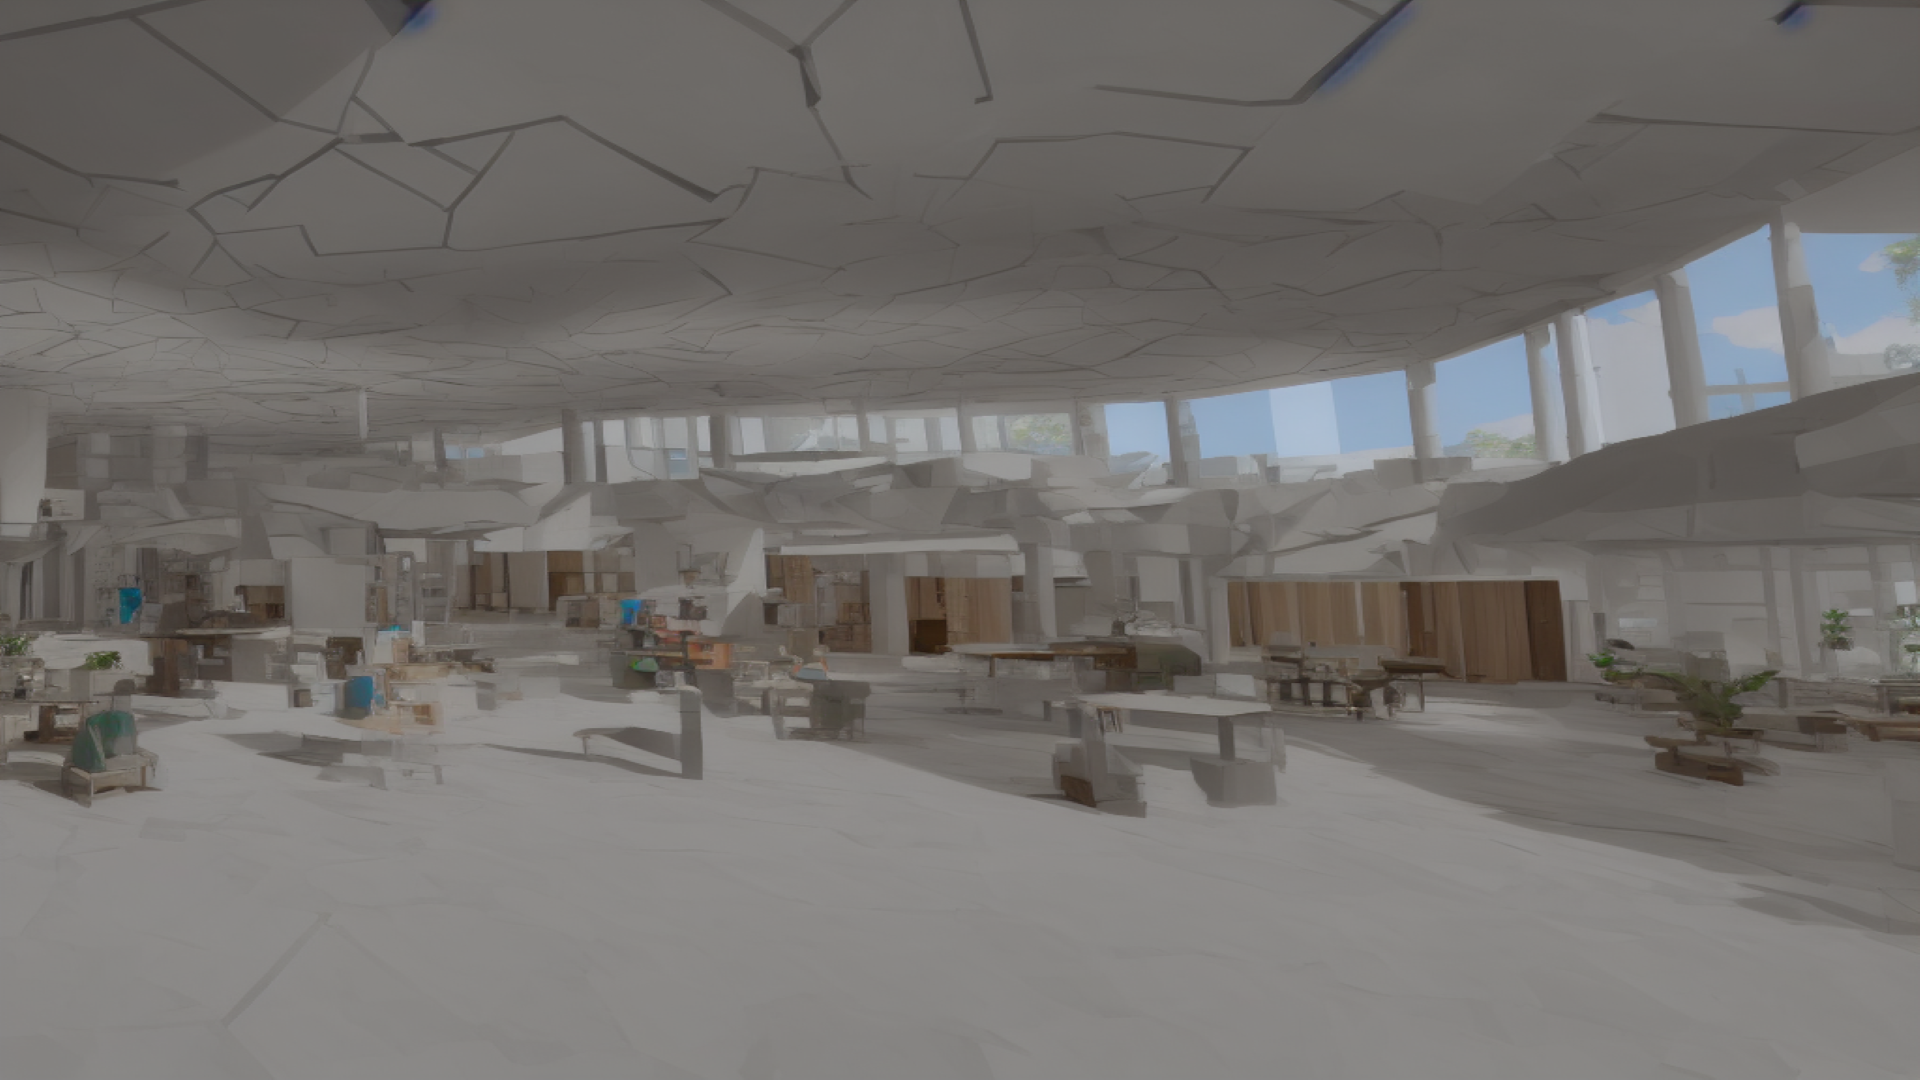

Rendered tile map (Tiled .tmx) drawn with the repository's tilesets; below, a short description and the full map source, tile grids included:
An orthogonal 24x18 tile map with 80x60 px tiles, 1 tile layer (Tile Layer 1) and 1 object.

<map version="1.9" tiledversion="1.9.2" orientation="orthogonal" renderorder="right-down" width="24" height="18" tilewidth="80" tileheight="60" infinite="0" nextlayerid="3" nextobjectid="2">
 <tileset firstgid="1" source="EduCenterFloorTileset1.tsx" />
 <layer id="1" name="Tile Layer 1" width="24" height="18">
  <data encoding="csv">
1,2,3,4,5,6,7,8,9,10,11,12,13,14,15,16,17,18,19,20,21,22,23,24,
25,26,27,28,29,30,31,32,33,34,35,36,37,38,39,40,41,42,43,44,45,46,47,48,
49,50,51,52,53,54,55,56,57,58,59,60,61,62,63,64,65,66,67,68,69,70,71,72,
73,74,75,76,77,78,79,80,81,82,83,84,85,86,87,88,89,90,91,92,93,94,95,96,
97,98,99,100,101,102,103,104,105,106,107,108,109,110,111,112,113,114,115,116,117,118,119,120,
121,122,123,124,125,126,127,128,129,130,131,132,133,134,135,136,137,138,139,140,141,142,143,144,
145,146,147,148,149,150,151,152,153,154,155,156,157,158,159,160,161,162,163,164,165,166,167,168,
169,170,171,172,173,174,175,176,177,178,179,180,181,182,183,184,185,186,187,188,189,190,191,192,
193,194,195,196,197,198,199,200,201,202,203,204,205,206,207,208,209,210,211,212,213,214,215,216,
217,218,219,220,221,222,223,224,225,226,227,228,229,230,231,232,233,234,235,236,237,238,239,240,
241,242,243,244,245,246,247,248,249,250,251,252,253,254,255,256,257,258,259,260,261,262,263,264,
265,266,267,268,269,270,271,272,273,274,275,276,277,278,279,280,281,282,283,284,285,286,287,288,
289,290,291,292,293,294,295,296,297,298,299,300,301,302,303,304,305,306,307,308,309,310,311,312,
313,314,315,316,317,318,319,320,321,322,323,324,325,326,327,328,329,330,331,332,333,334,335,336,
337,338,339,340,341,342,343,344,345,346,347,348,349,350,351,352,353,354,355,356,357,358,359,360,
361,362,363,364,365,366,367,368,369,370,371,372,373,374,375,376,377,378,379,380,381,382,383,384,
385,386,387,388,389,390,391,392,393,394,395,396,397,398,399,400,401,402,403,404,405,406,407,408,
409,410,411,412,413,414,415,416,417,418,419,420,421,422,423,424,425,426,427,428,429,430,431,432
</data>
 </layer>
 <objectgroup id="2" name="Object Layer 1">
  <object id="1" x="1.52188" y="1.52188">
   <polygon points="0,0 1.52188,700.063 706.151,669.626 1053.14,669.626 1053.14,703.107 1275.33,703.107 1272.29,599.62 1917.56,658.973 1917.56,-1.52188" />
  </object>
 </objectgroup>
</map>
